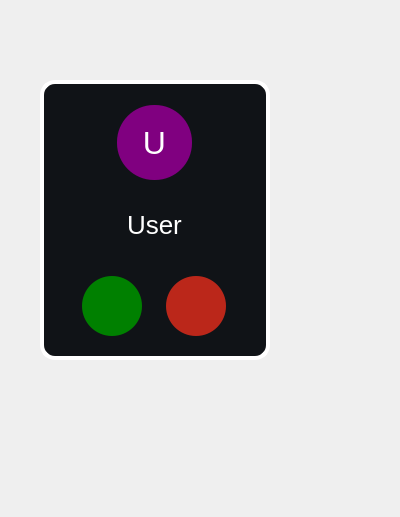
<?xml version="1.0" encoding="UTF-8"?>
<ui version="4.0">
 <class>Form</class>
 <widget class="QWidget" name="Form">
  <property name="geometry">
   <rect>
    <x>0</x>
    <y>0</y>
    <width>400</width>
    <height>517</height>
   </rect>
  </property>
  <property name="windowTitle">
   <string>Form</string>
  </property>
  <widget class="QFrame" name="WrapperForProfile">
   <property name="geometry">
    <rect>
     <x>40</x>
     <y>80</y>
     <width>230</width>
     <height>300</height>
    </rect>
   </property>
   <property name="sizePolicy">
    <sizepolicy hsizetype="Fixed" vsizetype="Fixed">
     <horstretch>0</horstretch>
     <verstretch>0</verstretch>
    </sizepolicy>
   </property>
   <property name="minimumSize">
    <size>
     <width>230</width>
     <height>280</height>
    </size>
   </property>
   <property name="maximumSize">
    <size>
     <width>230</width>
     <height>280</height>
    </size>
   </property>
   <property name="styleSheet">
    <string notr="true">QFrame {
background-color:rgba(16,19,23,255);
border:4px solid white;
border-radius:15%;
}</string>
   </property>
   <layout class="QVBoxLayout" name="verticalLayout_2">
    <property name="spacing">
     <number>10</number>
    </property>
    <property name="leftMargin">
     <number>11</number>
    </property>
    <property name="topMargin">
     <number>0</number>
    </property>
    <property name="rightMargin">
     <number>11</number>
    </property>
    <property name="bottomMargin">
     <number>0</number>
    </property>
    <item>
     <widget class="QFrame" name="LogoField">
      <property name="sizePolicy">
       <sizepolicy hsizetype="Preferred" vsizetype="Fixed">
        <horstretch>0</horstretch>
        <verstretch>0</verstretch>
       </sizepolicy>
      </property>
      <property name="minimumSize">
       <size>
        <width>0</width>
        <height>100</height>
       </size>
      </property>
      <property name="styleSheet">
       <string notr="true">QFrame {
 border:none;
}</string>
      </property>
      <layout class="QHBoxLayout" name="horizontalLayout_4">
       <property name="leftMargin">
        <number>10</number>
       </property>
       <property name="topMargin">
        <number>11</number>
       </property>
       <property name="rightMargin">
        <number>10</number>
       </property>
       <item>
        <widget class="QWidget" name="widget" native="true">
         <property name="minimumSize">
          <size>
           <width>0</width>
           <height>70</height>
          </size>
         </property>
         <property name="maximumSize">
          <size>
           <width>75</width>
           <height>75</height>
          </size>
         </property>
         <property name="styleSheet">
          <string notr="true">background-color:none;</string>
         </property>
         <widget class="QPushButton" name="logo">
          <property name="geometry">
           <rect>
            <x>0</x>
            <y>0</y>
            <width>75</width>
            <height>75</height>
           </rect>
          </property>
          <property name="sizePolicy">
           <sizepolicy hsizetype="Fixed" vsizetype="Fixed">
            <horstretch>0</horstretch>
            <verstretch>0</verstretch>
           </sizepolicy>
          </property>
          <property name="minimumSize">
           <size>
            <width>75</width>
            <height>75</height>
           </size>
          </property>
          <property name="maximumSize">
           <size>
            <width>60</width>
            <height>65</height>
           </size>
          </property>
          <property name="styleSheet">
           <string notr="true">background-color:purple;
width:50px;
height:50px;
border-radius:37%;
color:White;
font-size:32px;
</string>
          </property>
          <property name="text">
           <string>U</string>
          </property>
         </widget>
        </widget>
       </item>
      </layout>
     </widget>
    </item>
    <item>
     <widget class="QFrame" name="LogoStatusNickname">
      <property name="sizePolicy">
       <sizepolicy hsizetype="Preferred" vsizetype="Fixed">
        <horstretch>0</horstretch>
        <verstretch>0</verstretch>
       </sizepolicy>
      </property>
      <property name="styleSheet">
       <string notr="true">border:none;</string>
      </property>
      <layout class="QVBoxLayout" name="verticalLayout_4">
       <property name="spacing">
        <number>20</number>
       </property>
       <property name="leftMargin">
        <number>0</number>
       </property>
       <property name="topMargin">
        <number>0</number>
       </property>
       <property name="rightMargin">
        <number>0</number>
       </property>
       <item alignment="Qt::AlignHCenter">
        <widget class="QLabel" name="NickName">
         <property name="sizePolicy">
          <sizepolicy hsizetype="Expanding" vsizetype="Fixed">
           <horstretch>0</horstretch>
           <verstretch>0</verstretch>
          </sizepolicy>
         </property>
         <property name="styleSheet">
          <string notr="true">font-size:26px;
color:white;
border:none;</string>
         </property>
         <property name="text">
          <string>User</string>
         </property>
         <property name="wordWrap">
          <bool>true</bool>
         </property>
        </widget>
       </item>
      </layout>
     </widget>
    </item>
    <item>
     <widget class="QFrame" name="buttonsArea">
      <property name="sizePolicy">
       <sizepolicy hsizetype="Preferred" vsizetype="Fixed">
        <horstretch>0</horstretch>
        <verstretch>0</verstretch>
       </sizepolicy>
      </property>
      <property name="styleSheet">
       <string notr="true">border:0;</string>
      </property>
      <layout class="QHBoxLayout" name="horizontalLayout">
       <property name="bottomMargin">
        <number>10</number>
       </property>
       <item alignment="Qt::AlignVCenter">
        <widget class="QPushButton" name="AcceptCall_button">
         <property name="sizePolicy">
          <sizepolicy hsizetype="Fixed" vsizetype="Fixed">
           <horstretch>0</horstretch>
           <verstretch>0</verstretch>
          </sizepolicy>
         </property>
         <property name="minimumSize">
          <size>
           <width>60</width>
           <height>60</height>
          </size>
         </property>
         <property name="maximumSize">
          <size>
           <width>40</width>
           <height>40</height>
          </size>
         </property>
         <property name="styleSheet">
          <string notr="true">border-color:green;
background-color:green;
border-radius:30%;</string>
         </property>
         <property name="text">
          <string/>
         </property>
         <property name="icon">
          <iconset resource="res-rec.qrc">
           <normaloff>:/icons/icon/call_28dp_FFFFFF_FILL0_wght400_GRAD0_opsz24.svg</normaloff>:/icons/icon/call_28dp_FFFFFF_FILL0_wght400_GRAD0_opsz24.svg</iconset>
         </property>
         <property name="iconSize">
          <size>
           <width>28</width>
           <height>28</height>
          </size>
         </property>
        </widget>
       </item>
       <item alignment="Qt::AlignVCenter">
        <widget class="QPushButton" name="DeclineCall_button">
         <property name="sizePolicy">
          <sizepolicy hsizetype="Fixed" vsizetype="Fixed">
           <horstretch>0</horstretch>
           <verstretch>0</verstretch>
          </sizepolicy>
         </property>
         <property name="minimumSize">
          <size>
           <width>60</width>
           <height>60</height>
          </size>
         </property>
         <property name="maximumSize">
          <size>
           <width>40</width>
           <height>40</height>
          </size>
         </property>
         <property name="styleSheet">
          <string notr="true">border-color:#BB271A;
background-color:#BB271A;
border-radius:30%;</string>
         </property>
         <property name="text">
          <string/>
         </property>
         <property name="icon">
          <iconset resource="res-rec.qrc">
           <normaloff>:/icons/icon/call_end_28dp_FFFFFF_FILL0_wght400_GRAD0_opsz24.svg</normaloff>:/icons/icon/call_end_28dp_FFFFFF_FILL0_wght400_GRAD0_opsz24.svg</iconset>
         </property>
         <property name="iconSize">
          <size>
           <width>28</width>
           <height>28</height>
          </size>
         </property>
        </widget>
       </item>
      </layout>
     </widget>
    </item>
   </layout>
  </widget>
 </widget>
 <resources>
  <include location="res-rec.qrc"/>
 </resources>
 <connections/>
</ui>
